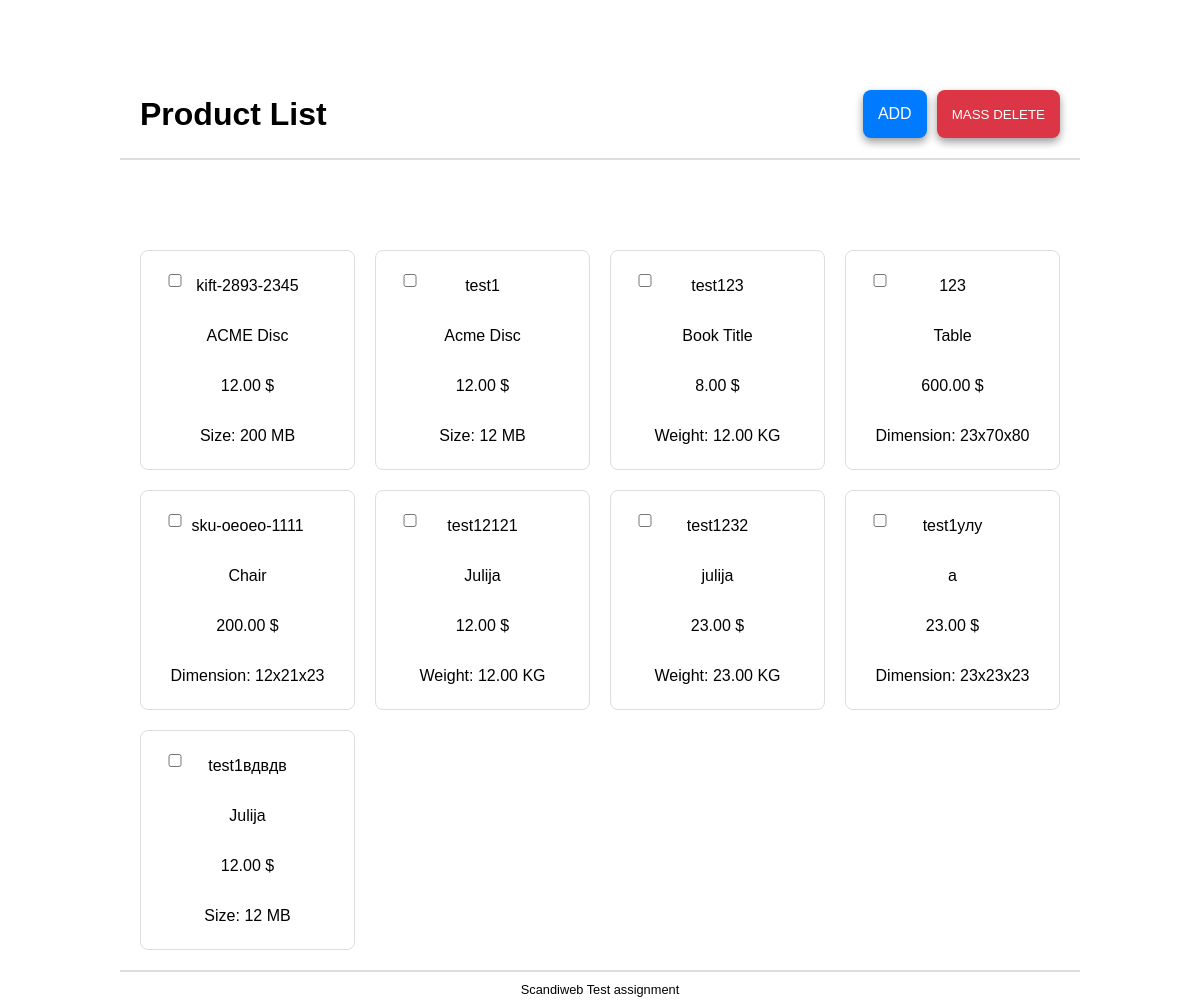
The page / on the database its author committed.
### tables this page shows
CREATE TABLE `products` (
  `id` int NOT NULL AUTO_INCREMENT,
  `sku` varchar(255) NOT NULL,
  `name` varchar(255) NOT NULL,
  `price` decimal(10,2) NOT NULL,
  `type` varchar(50) NOT NULL,
  PRIMARY KEY (`id`),
  UNIQUE KEY `sku` (`sku`)
);

### index.php (called while the page is built, shortened)
<?php
require_once 'config/config.php';
require_once 'classes/Database.php';
$config = require 'config/config.php';
$db = new Database($config['host'], $config['dbname'], $config['username'], $config['password']);
$products = $db->getAllProducts();
include 'templates/product_list.php';

### config/config.php (called while the page is built)
<?php
return [
    'host' => 'localhost',
    'dbname' => 'products',
    'username' => 'root',
    'password' => 'new_Cookies1'
];

### classes/Database.php (called while the page is built, shortened)
<?php
class Database {
    private $host;
    private $db_name;
    private $username;
    private $password;
    public $conn;
    public function __construct(
        $host = "localhost",
        $db_name = "products",
        $username = "root",
        $password = "new_cookies"
    ) {
        $this->host = $host;
        $this->db_name = $db_name;
        $this->username = $username;
        $this->password = $password;
    }
    public function getConnection() {
        $this->conn = null;
        try {
            $dsn = "mysql:host={$this->host};dbname={$this->db_name}";
            $this->conn = new PDO($dsn, $this->username, $this->password);
            $this->conn->setAttribute(PDO::ATTR_ERRMODE, PDO::ERRMODE_EXCEPTION);
        } catch(PDOException $e) {
            echo "DB connection failed: " . $e->getMessage();
        }
        return $this->conn;
    }
    public function getAllProducts() {
        $query = "SELECT p.id, p.sku, p.name, p.price, p.type,
                         CASE
                             WHEN p.type = 'Book' THEN IFNULL(b.weight, 'N/A')
                             WHEN p.type = 'DVD' THEN IFNULL(d.size, 'N/A')
                             WHEN p.type = 'Furniture' THEN
                                CONCAT(
                                IFNULL(f.height,'N/A'), 'x',
                                IFNULL(f.width,'N/A'), 'x',
                                IFNULL(f.length,'N/A')
                            )
                             ELSE 'N/A'
                         END AS specific_info
                  FROM products p
                  LEFT JOIN books b ON p.id = b.product_id
                  LEFT JOIN dvds d ON p.id = d.product_id
                  LEFT JOIN furniture f ON p.id = f.product_id
                  ORDER BY p.id";
        $stmt = $this->conn->prepare($query);
        $stmt->execute();
        return $stmt->fetchAll(PDO::FETCH_ASSOC);
    }
}

### templates/product_list.php (the view, shortened to what this page needs)
<!DOCTYPE html>
<html lang="en">
<head>
    <link rel="stylesheet" href="styles/styles.css">
</head>
<body>
    <div class="homepage">
        <header class="header">
            <h1>Product List</h1>
            <div class="header-buttons">
                <a href="add_product.php" class="btn-primary">ADD</a>
                <button type="button" id="delete-product-btn" class="btn-danger">MASS DELETE</button>
            </div>
        </header>
        <form id="product-form" method="POST">
            <div class="product-list">
                <?php foreach ($products as $product): ?>
                <div class="product-item">
                    <input class="delete-checkbox" type="checkbox" name="product_ids[]"
                        value="<?= htmlspecialchars($product['id']); ?>">
                    <p><?= htmlspecialchars($product['sku']); ?></p>
                    <p><?= htmlspecialchars($product['name']); ?></p>
                    <p><?= htmlspecialchars($product['price']); ?> $</p>
                    <?php if ($product['type'] === 'Book'): ?>
                    <p>Weight: <?= htmlspecialchars($product['specific_info']); ?> KG</p>
                    <?php elseif ($product['type'] === 'DVD'): ?>
                    <p>Size: <?= htmlspecialchars($product['specific_info']); ?> MB</p>
                    <?php elseif ($product['type'] === 'Furniture'): ?>
                    <p>Dimension: <?= htmlspecialchars($product['specific_info']); ?></p>
                    <?php endif; ?>
                </div>
                <?php endforeach; ?>
            </div>
        </form>
        <footer class="footer">
            Scandiweb Test assignment
        </footer>
    </div>
</body>
</html>

### styles/styles.css (style rules this page uses)
body { margin: 0; font-family: Arial, sans-serif; }
.container, .add-product-page, .homepage { display: flex; flex-direction: column; padding: 0 120px; min-height: 100vh; }
.header { display: flex; justify-content: space-between; align-items: center; margin: 70px 0; padding: 20px; border-bottom: 2px solid #ddd; }
h1 { margin: 0; }
.header-buttons { display: flex; gap: 10px; }
.btn-primary { border-radius: 8px; box-shadow: 0 4px 8px rgba(0, 0, 0, 0.4); padding: 15px; border: none; color: white; cursor: pointer; background-color: #007bff; text-transform: uppercase; text-decoration: none; }
.btn-danger { border-radius: 8px; box-shadow: 0 4px 8px rgba(0, 0, 0, 0.4); padding: 15px; border: none; color: white; cursor: pointer; background-color: #dc3545; text-transform: uppercase; text-decoration: none; }
.footer { padding: 10px; border-top: 2px solid #ddd; text-align: center; font-size: 0.8rem; margin-top: auto; }
.product-list { display: grid; grid-template-columns: repeat(4, 1fr); gap: 20px; padding: 20px; }
.product-item { border: 1px solid #ddd; border-radius: 8px; background-color: #fff; display: flex; flex-direction: column; justify-content: space-between; text-align: center; height: 220px; box-sizing: border-box; position: relative; padding: 10px; }
.delete-checkbox { width: 20px; position: absolute; top: 20px; left: 20px; }
input { display: flex; flex-direction: column; gap: 10px; }
input { padding: 10px; border: 1px solid #ddd; border-radius: 8px; width: 500px; }

### rows shown on the page
products: sku "kift-2893-2345", name "ACME Disc", price "12.00", specific_info "200"
products: sku "test1", name "Acme Disc", price "12.00", specific_info "12"
products: sku "test123", name "Book Title", price "8.00", specific_info "12.00"
products: sku "123", name "Table", price "600.00", specific_info "23x70x80"
products: sku "sku-oeoeo-1111", name "Chair", price "200.00", specific_info "12x21x23"
products: sku "test12121", name "Julija", price "12.00", specific_info "12.00"
products: sku "test1232", name "julija", price "23.00", specific_info "23.00"
products: sku "test1улу", name "а", price "23.00", specific_info "23x23x23"
products: sku "test1вдвдв", name "Julija", price "12.00", specific_info "12"
